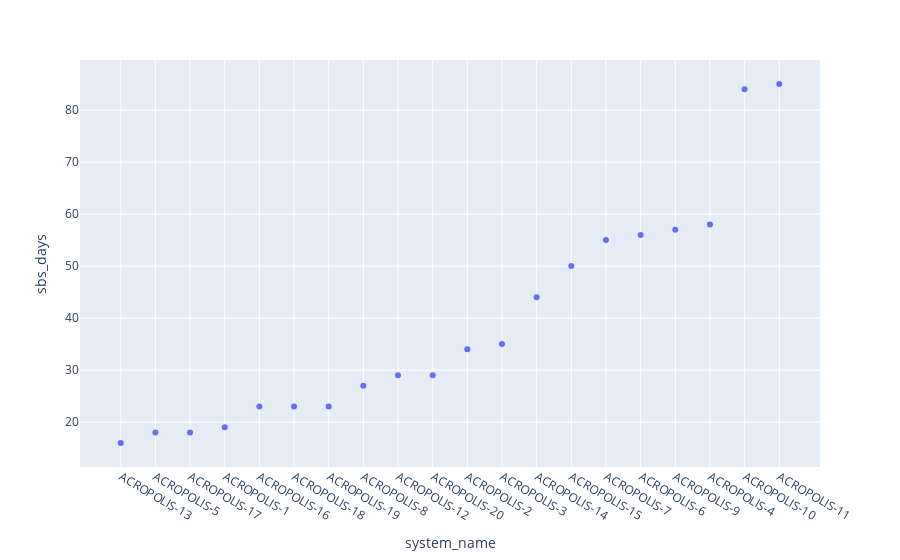

This figure's notebook cell:
### Code cell
# 144 * 10 minute intervals in 1 day - 3 * 10 min intervals in one calibration
# 24* 1h interval in 1 day

df_plot = df.sort("datetime") \
    .group_by(["system_name", "system_id"]) \
    .agg((pl.col("gmp343_corrected").count() / 24).cast(int).alias("sbs_days")) \
    .join(df_sbs, on="system_id") \
    .drop("^.*_right$") \
    .sort("sbs_days")

fig = px.scatter(df_plot, x="system_name", y="sbs_days")
fig.show()

### Figure 1 — Plotly figure (JSON) as saved in the notebook; plotly's stock layout.template omitted (floating-point values rounded to 4 significant figures)
{"data": [{"hovertemplate": "system_name=%{x}<br>sbs_days=%{y}<extra></extra>", "legendgroup": "", "marker": {"color": "#636efa", "symbol": "circle"}, "mode": "markers", "name": "", "orientation": "v", "showlegend": false, "type": "scatter", "x": ["ACROPOLIS-13", "ACROPOLIS-5", "ACROPOLIS-17", "ACROPOLIS-1", "ACROPOLIS-16", "ACROPOLIS-18", "ACROPOLIS-19", "ACROPOLIS-8", "ACROPOLIS-12", "ACROPOLIS-20", "ACROPOLIS-2", "ACROPOLIS-3", "ACROPOLIS-14", "ACROPOLIS-15", "ACROPOLIS-7", "ACROPOLIS-6", "ACROPOLIS-9", "ACROPOLIS-4", "ACROPOLIS-10", "ACROPOLIS-11"], "xaxis": "x", "y": [16, 18, 18, 19, 23, 23, 23, 27, 29, 29, 34, 35, 44, 50, 55, 56, 57, 58, 84, 85], "yaxis": "y"}], "layout": {"legend": {"tracegroupgap": 0}, "margin": {"t": 60}, "xaxis": {"anchor": "y", "domain": [0, 1], "title": {"text": "system_name"}}, "yaxis": {"anchor": "x", "domain": [0, 1], "title": {"text": "sbs_days"}}}}
